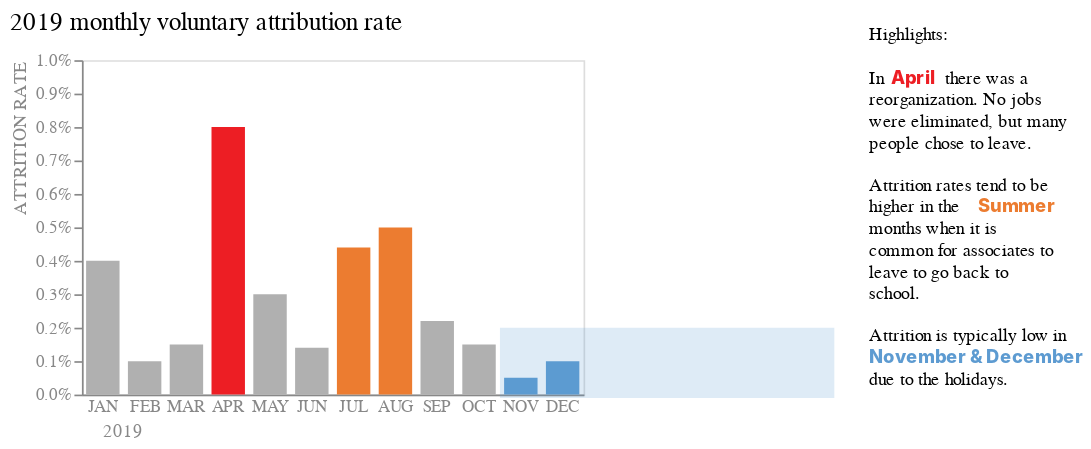

Notebook cell for this chart:
### Markdown cell above
![Alt text](\Images\3_2f.png)

### Code cell
bar_highlight_color + rect_april_color | (text_april_blank2 + text_april_color 
                                 + text_summer_blank2 + text_summer_color 
                                 + text_nov_dec_blank2 + text_nov_dec_color)

### Figure 1 — Vega-Lite specification as saved in the notebook (floating-point values rounded to 4 significant figures)
{"config": {"view": {"continuousWidth": 300, "continuousHeight": 300}}, "hconcat": [{"layer": [{"data": {"name": "data-0f748d12b71fa1969f524ef0b4d050d0"}, "mark": {"type": "bar", "size": 20}, "encoding": {"color": {"field": "Date", "legend": null, "scale": {"range": ["#b0b0b0", "#b0b0b0", "#b0b0b0", "#ed1e24", "#b0b0b0", "#b0b0b0", "#ec7c30", "#ec7c30", "#b0b0b0", "#b0b0b0", "#5d9bd1", "#5d9bd1"]}, "sort": null, "type": "nominal"}, "x": {"axis": {"labelAngle": 0, "labelColor": "#888888", "ticks": false, "titleAnchor": "start", "titleColor": "#888888", "titleFontWeight": "normal", "titleX": 12}, "field": "Date", "sort": null, "title": "2019", "type": "nominal"}, "y": {"axis": {"format": "%", "grid": false, "labelColor": "#888888", "tickCount": 10, "titleAnchor": "end", "titleColor": "#888888", "titleFontWeight": "normal"}, "field": "Rate", "scale": {"domain": [0, 0.01]}, "title": "ATTRITION RATE", "type": "quantitative"}}, "title": {"text": "2019 monthly voluntary attribution rate", "anchor": "start", "fontSize": 15, "fontWeight": "normal", "offset": 10}}, {"data": {"name": "data-04e931d655a49d81bb0fafa8be8a3ea8"}, "mark": {"type": "rect", "color": "#5d9bd1", "opacity": 0.2}, "encoding": {"x": {"value": 250}, "x2": {"value": 450}, "y": {"value": 160}, "y2": {"value": 202}}}], "height": 200, "width": 300}, {"layer": [{"data": {"name": "data-547bb088e9c8c00000f42a90929c9173"}, "mark": {"type": "text", "align": "left", "dx": -10, "dy": -25, "size": 11}, "encoding": {"text": {"field": "text", "type": "nominal"}}}, {"data": {"name": "data-f9846e3e8d56027489b8c959b216eeeb"}, "mark": {"type": "text", "align": "left", "color": "#ed1e24", "dx": 3, "dy": 1, "fontWeight": 800, "size": 11}, "encoding": {"text": {"field": "text", "type": "nominal"}}}, {"data": {"name": "data-e74a840aaa77e5e6cb5d77efd782561f"}, "mark": {"type": "text", "align": "left", "dx": -10, "dy": 65, "size": 11}, "encoding": {"text": {"field": "text", "type": "nominal"}}}, {"data": {"name": "data-bf0c0886e85857075dcfec6916d457fe"}, "mark": {"type": "text", "align": "left", "color": "#ec7c30", "dx": 55, "dy": 78, "fontWeight": 800, "size": 11}, "encoding": {"text": {"field": "text", "type": "nominal"}}}, {"data": {"name": "data-50a41c20af379a6e5c8ff82d5b95345b"}, "mark": {"type": "text", "align": "left", "dx": -10, "dy": 155, "size": 11}, "encoding": {"text": {"field": "text", "type": "nominal"}}}, {"data": {"name": "data-56051377289bab148d95af94c7fc24d1"}, "mark": {"type": "text", "align": "left", "color": "#5d9bd1", "dx": -10, "dy": 168, "fontWeight": 800, "size": 11}, "encoding": {"text": {"field": "text", "type": "nominal"}}}]}], "$schema": "https://vega.github.io/schema/vega-lite/v5.15.1.json", "datasets": {"data-0f748d12b71fa1969f524ef0b4d050d0": [{"Date": "JAN", "Rate": 0.004, "# exits": 120}, {"Date": "FEB", "Rate": 0.001, "# exits": 30}, {"Date": "MAR", "Rate": 0.0015, "# exits": 45}, {"Date": "APR", "Rate": 0.008, "# exits": 240}, {"Date": "MAY", "Rate": 0.003, "# exits": 90}, {"Date": "JUN", "Rate": 0.0014, "# exits": 42}, {"Date": "JUL", "Rate": 0.0044, "# exits": 132}, {"Date": "AUG", "Rate": 0.005, "# exits": 150}, {"Date": "SEP", "Rate": 0.0022, "# exits": 66}, {"Date": "OCT", "Rate": 0.0015, "# exits": 45}, {"Date": "NOV", "Rate": 0.0005, "# exits": 15}, {"Date": "DEC", "Rate": 0.001, "# exits": 30}], "data-04e931d655a49d81bb0fafa8be8a3ea8": [{"values": {}}], "data-547bb088e9c8c00000f42a90929c9173": [{"text": ["Highlights:", " ", "In            there was a", "reorganization. No jobs", "were eliminated, but many", "people chose to leave."]}], "data-f9846e3e8d56027489b8c959b216eeeb": [{"text": ["April"]}], "data-e74a840aaa77e5e6cb5d77efd782561f": [{"text": ["Attrition rates tend to be", "higher in the", "months when it is", "common for associates to", "leave to go back to", "school."]}], "data-bf0c0886e85857075dcfec6916d457fe": [{"text": ["Summer"]}], "data-50a41c20af379a6e5c8ff82d5b95345b": [{"text": ["Attrition is typically low in", " ", "due to the holidays."]}], "data-56051377289bab148d95af94c7fc24d1": [{"text": ["November & December"]}]}}
